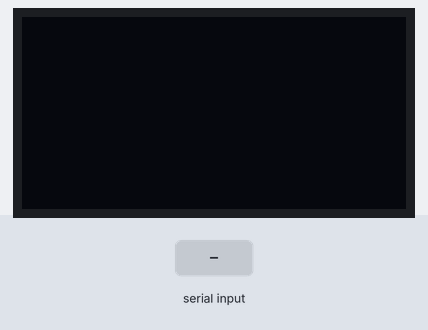
Bench run of a program on a simulated Raspberry Pi Pico running MicroPython. On the bench: 128×64 one-colour display. The inputs (shaded band) are chosen by the test bench. What the program prints to the serial console is not drawn.

Above: at 1.2 s.
1.3 s: "1" typed at the serial console, then Enter
At 1.9 s:
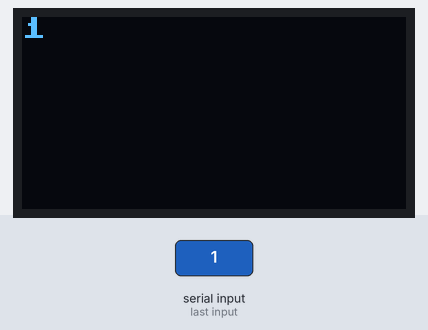
2.8 s: "0" typed at the serial console, then Enter
At 4.0 s:
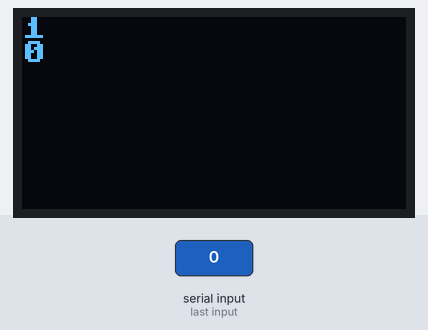
4.3 s: "2" typed at the serial console, then Enter
At 5.4 s:
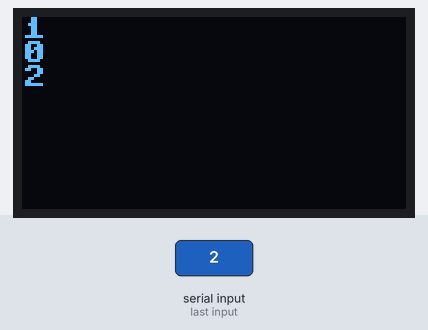
Timing chart, 0 to 7.3 s (numbered marks = the images above; inputs shaded):
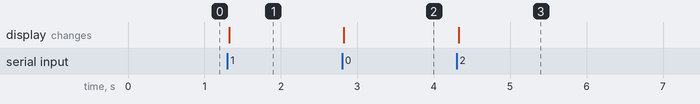

Measured:
- after the input at 1.3 s, the display: changes at once (image 1)
- after the input at 2.8 s, the display: changes at once (image 2)
- after the input at 4.3 s, the display: changes at once (image 3)

The program:

1-2_Name-list.py
```python
from machine import UART, Pin, I2C
from ssd1306 import SSD1306_I2C

i2c = I2C(1, scl=Pin(15), sda=Pin(14), freq=400000)
oled_width = 128
oled_height = 64
oled = SSD1306_I2C(oled_width, oled_height, i2c)

# short for height cuz im lazy
h = 0

while True:
    name = input('Enter name: ')
    oled.text(name, 0, h, 1)						# prints the name on screen
    h += 8											#adds a new line for the next name
    oled.show()										# displays name here bc then it will leave a gap on the bottom of screen
    if h >= oled_height:							# condition if name exceeds the screen height
        oled.scroll(0, -8)							# scrolls the list by 8 pixels
        h = oled_height - 8							# new value to height when screen is full of names
        oled.fill_rect(0, h, oled_width, 8, 0)		#This will cover the previous names by 8 px. this way the ram doesn't fill up
```
